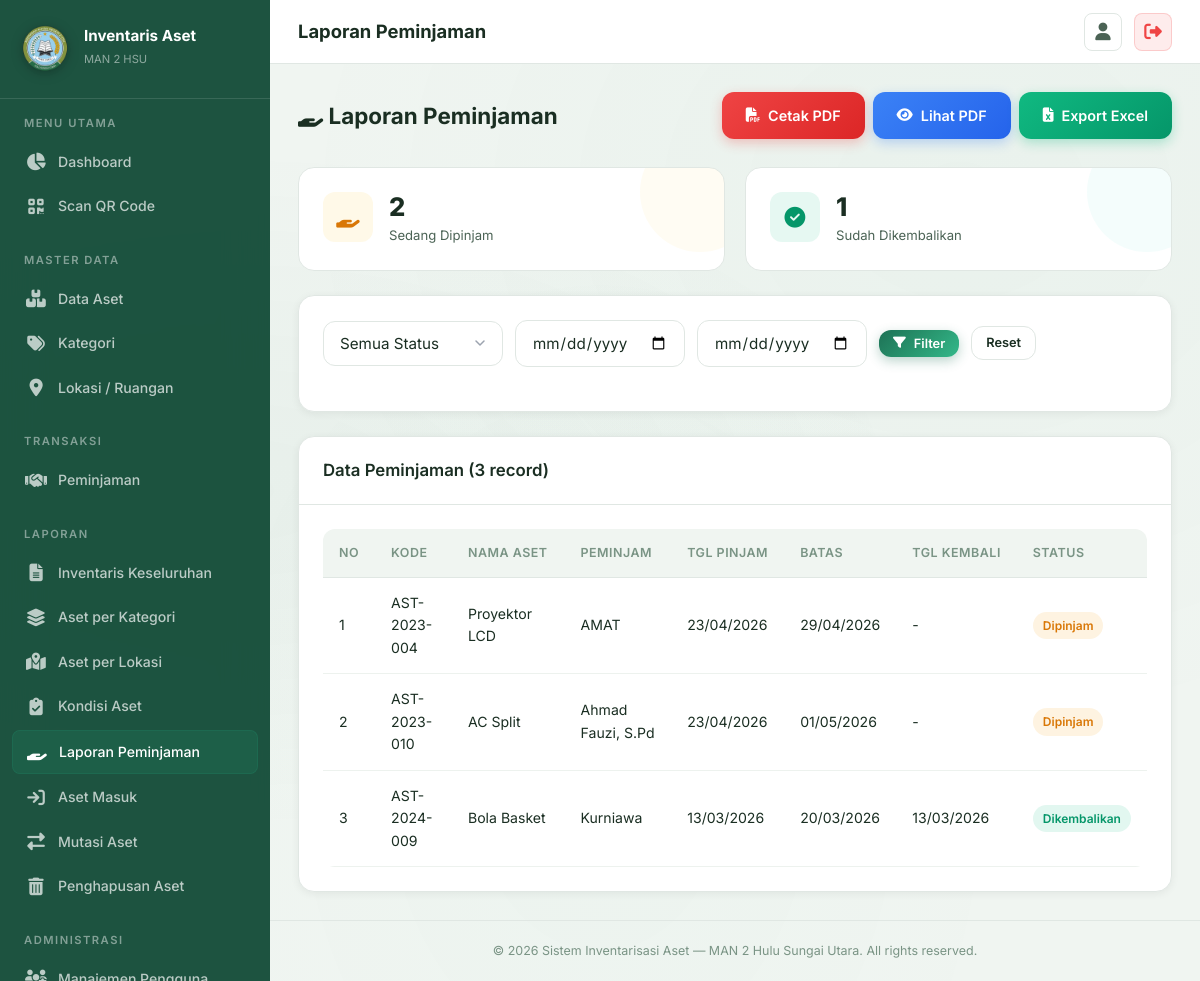
/pages/laporan/peminjaman.php (signed in), run on the app's committed database.
### tables this page shows
CREATE TABLE `peminjaman` (
  `id` int NOT NULL AUTO_INCREMENT,
  `id_aset` int NOT NULL,
  `nama_peminjam` varchar(100) NOT NULL,
  `id_peminjam` int DEFAULT NULL,
  `tanggal_pinjam` date NOT NULL,
  `tanggal_kembali_rencana` date NOT NULL,
  `tanggal_kembali_aktual` date DEFAULT NULL,
  `status` enum('Dipinjam','Dikembalikan') NOT NULL DEFAULT 'Dipinjam',
  `keterangan` text,
  `id_user` int DEFAULT NULL,
  `created_at` timestamp NULL DEFAULT CURRENT_TIMESTAMP,
  PRIMARY KEY (`id`),
  KEY `id_aset` (`id_aset`),
  KEY `id_user` (`id_user`),
  KEY `fk_peminjaman_peminjam` (`id_peminjam`),
  CONSTRAINT `fk_peminjaman_peminjam` FOREIGN KEY (`id_peminjam`) REFERENCES `users` (`id`) ON DELETE SET NULL,
  CONSTRAINT `peminjaman_ibfk_1` FOREIGN KEY (`id_aset`) REFERENCES `aset` (`id`) ON DELETE CASCADE,
  CONSTRAINT `peminjaman_ibfk_2` FOREIGN KEY (`id_user`) REFERENCES `users` (`id`) ON DELETE SET NULL
);

CREATE TABLE `aset` (
  `id` int NOT NULL AUTO_INCREMENT,
  `kode_aset` varchar(50) NOT NULL,
  `nama_aset` varchar(150) NOT NULL,
  `id_kategori` int DEFAULT NULL,
  `id_lokasi` int DEFAULT NULL,
  `jumlah` int NOT NULL DEFAULT '1',
  `kondisi` enum('Baik','Rusak Ringan','Rusak Berat') NOT NULL DEFAULT 'Baik',
  `tahun_perolehan` year DEFAULT NULL,
  `nilai_perolehan` decimal(15,2) DEFAULT '0.00',
  `sumber_dana` varchar(100) DEFAULT NULL,
  `gambar` varchar(255) DEFAULT NULL,
  `keterangan` text,
  `qr_code_path` varchar(255) DEFAULT NULL,
  `created_at` timestamp NULL DEFAULT CURRENT_TIMESTAMP,
  `updated_at` timestamp NULL DEFAULT CURRENT_TIMESTAMP ON UPDATE CURRENT_TIMESTAMP,
  `deleted_at` timestamp NULL DEFAULT NULL,
  PRIMARY KEY (`id`),
  UNIQUE KEY `kode_aset` (`kode_aset`),
  KEY `id_kategori` (`id_kategori`),
  KEY `id_lokasi` (`id_lokasi`),
  CONSTRAINT `aset_ibfk_1` FOREIGN KEY (`id_kategori`) REFERENCES `kategori` (`id`) ON DELETE SET NULL,
  CONSTRAINT `aset_ibfk_2` FOREIGN KEY (`id_lokasi`) REFERENCES `lokasi` (`id`) ON DELETE SET NULL
);

### pages/laporan/peminjaman.php (the view, shortened to what this page needs)
<?php
$pdo = getConnection();
$filterStatus = $_GET['status'] ?? '';
$startDate = $_GET['start_date'] ?? '';
$endDate = $_GET['end_date'] ?? '';
$where = "WHERE 1=1";
$params = [];
$stmt = $pdo->prepare("SELECT p.*, a.nama_aset, a.kode_aset FROM peminjaman p
    JOIN aset a ON p.id_aset = a.id $where ORDER BY p.tanggal_pinjam DESC");
$stmt->execute($params);
$data = $stmt->fetchAll();
$totalDipinjam = $pdo->query("SELECT COUNT(*) FROM peminjaman WHERE status='Dipinjam'")->fetchColumn();
$totalDikembalikan = $pdo->query("SELECT COUNT(*) FROM peminjaman WHERE status='Dikembalikan'")->fetchColumn();
require_once __DIR__ . '/../../includes/header.php';
require_once __DIR__ . '/../../includes/sidebar.php';
?>
<div class="page-header">
    <div><h2><i class="fas fa-hand-holding"></i> Laporan Peminjaman</h2></div>
    <div class="btn-group no-print">
        <a href="export_pdf.php?type=peminjaman&status=<?= urlencode($filterStatus) ?>&start_date=<?= urlencode($startDate) ?>&end_date=<?= urlencode($endDate) ?>" class="btn btn-danger"><i class="fas fa-file-pdf"></i> Cetak PDF</a>
        <a href="export_pdf.php?type=peminjaman&status=<?= urlencode($filterStatus) ?>&start_date=<?= urlencode($startDate) ?>&end_date=<?= urlencode($endDate) ?>&view=1" target="_blank" class="btn btn-info"><i class="fas fa-eye"></i> Lihat PDF</a>
        <a href="export_excel.php?type=peminjaman&status=<?= urlencode($filterStatus) ?>&start_date=<?= urlencode($startDate) ?>&end_date=<?= urlencode($endDate) ?>" class="btn btn-success"><i class="fas fa-file-excel"></i> Export Excel</a>
    </div>
</div>
<div class="stats-grid mb-4">
    <div class="stat-card amber"><div class="stat-icon amber"><i class="fas fa-hand-holding"></i></div><div class="stat-info"><h3><?= $totalDipinjam ?></h3><p>Sedang Dipinjam</p></div></div>
    <div class="stat-card teal"><div class="stat-icon green"><i class="fas fa-check-circle"></i></div><div class="stat-info"><h3><?= $totalDikembalikan ?></h3><p>Sudah Dikembalikan</p></div></div>
</div>
<div class="card mb-4 no-print"><div class="card-body">
    <form method="GET" class="search-bar">
        <select class="form-control" name="status" style="max-width:180px;">
            <option value="">Semua Status</option>
        </select>
        <input type="date" class="form-control" name="start_date" value="<?= $startDate ?>" style="max-width:170px;" placeholder="Dari tanggal">
        <input type="date" class="form-control" name="end_date" value="<?= $endDate ?>" style="max-width:170px;" placeholder="Sampai tanggal">
        <button type="submit" class="btn btn-primary btn-sm"><i class="fas fa-filter"></i> Filter</button>
        <a href="peminjaman.php" class="btn btn-secondary btn-sm">Reset</a>
    </form>
</div></div>
<div class="card animate-fadeInUp"><div class="card-header"><h3>Data Peminjaman (<?= count($data) ?> record)</h3></div><div class="card-body"><div class="table-wrapper">
    <table><thead><tr><th>No</th><th>Kode</th><th>Nama Aset</th><th>Peminjam</th><th>Tgl Pinjam</th><th>Batas</th><th>Tgl Kembali</th><th>Status</th></tr></thead>
    <tbody>
        <?php foreach ($data as $i => $p): ?>
        <tr>
            <td><?= $i+1 ?></td><td><?= htmlspecialchars($p['kode_aset']) ?></td><td><?= htmlspecialchars($p['nama_aset']) ?></td>
            <td><?= htmlspecialchars($p['nama_peminjam']) ?></td>
            <td><?= date('d/m/Y', strtotime($p['tanggal_pinjam'])) ?></td>
            <td><?= date('d/m/Y', strtotime($p['tanggal_kembali_rencana'])) ?></td>
            <td><?= $p['tanggal_kembali_aktual'] ? date('d/m/Y', strtotime($p['tanggal_kembali_aktual'])) : '-' ?></td>
            <td><span class="badge badge-<?= $p['status'] === 'Dipinjam' ? 'warning' : 'success' ?>"><?= $p['status'] ?></span></td>
        </tr>
        <?php endforeach; ?>
    </tbody></table>
</div></div></div>
<?php require_once __DIR__ . '/../../includes/footer.php'; ?>

### data on the page
peminjaman: id_aset.kode_aset "AST-2023-004", id_aset.nama_aset "Proyektor LCD", nama_peminjam "AMAT", tanggal_pinjam "23/04/2026", tanggal_kembali_rencana "29/04/2026", status "Dipinjam"
peminjaman: id_aset.kode_aset "AST-2023-010", id_aset.nama_aset "AC Split", nama_peminjam "Ahmad Fauzi, S.Pd", tanggal_pinjam "23/04/2026", tanggal_kembali_rencana "01/05/2026", status "Dipinjam"
peminjaman: id_aset.kode_aset "AST-2024-009", id_aset.nama_aset "Bola Basket", nama_peminjam "Kurniawa", tanggal_pinjam "13/03/2026", tanggal_kembali_rencana "20/03/2026", tanggal_kembali_aktual "13/03/2026", status "Dikembalikan"

### other printed values
$pageTitle "Laporan Peminjaman"
$totalDipinjam "2"
$totalDikembalikan "1"
count($data) "3"
